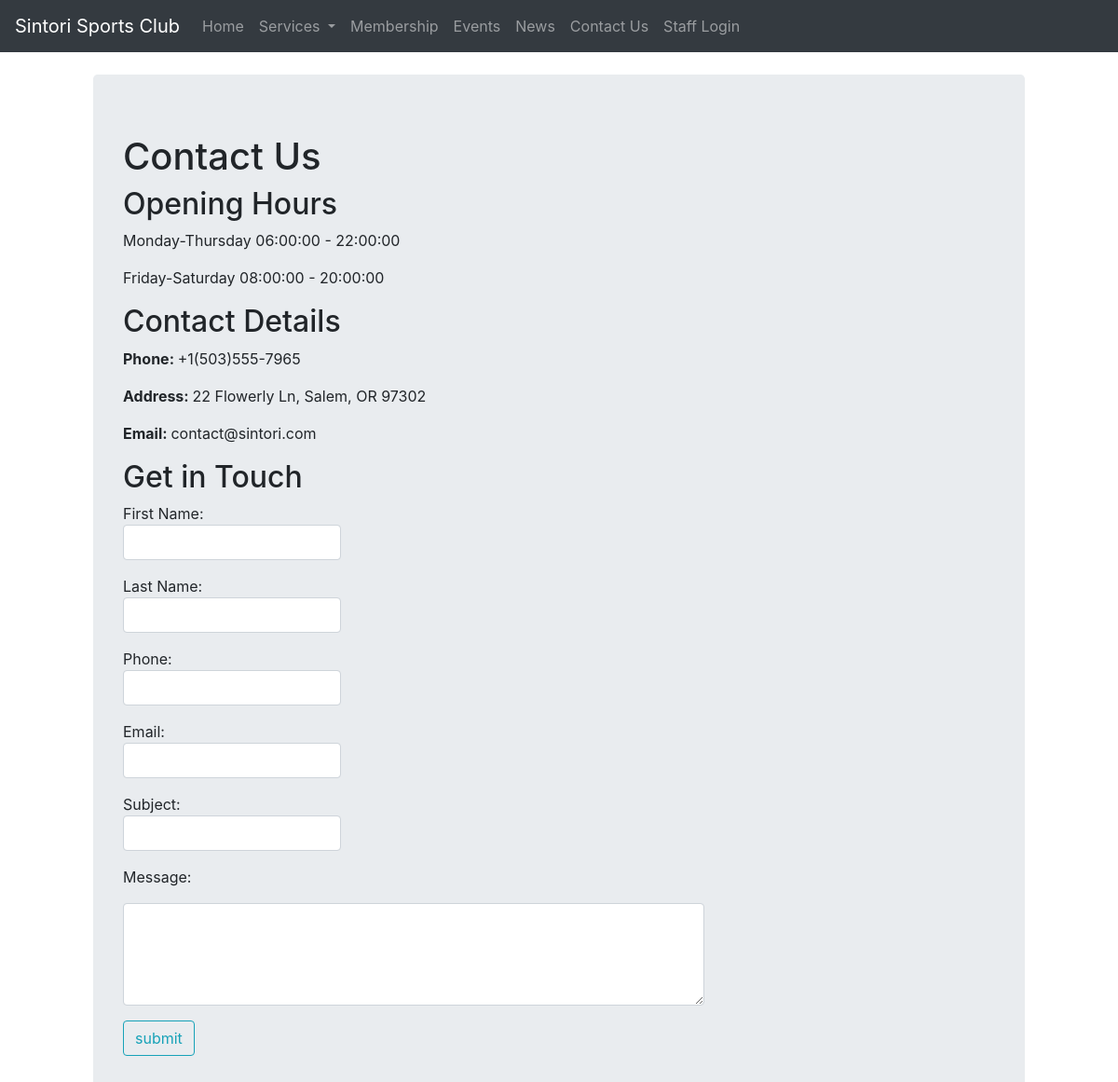
Screenshot of /user_contact.php with the database file from the repository.
### tables this page shows
CREATE TABLE `location` (
  `locationID` mediumint(8) UNSIGNED NOT NULL,
  `phone` varchar(20) NOT NULL,
  `address` varchar(100) NOT NULL,
  `email` varchar(30) NOT NULL,
  `mon_thurs_open` time NOT NULL,
  `mon_thurs_close` time NOT NULL,
  `fri_sat_open` time NOT NULL,
  `fri_sat_close` time NOT NULL
);

### user_contact.php (the view, shortened to what this page needs)
<!doctype html>
<html>
<head>
	<link rel="stylesheet" type="text/css" href="style.css">
</head>
<body>
	<?php include ('nav.inc.php');
	$fname="";
	$lname="";
	$phone="";
	$email="";
	$subject="";
	$message="";
	require ('connectDB.php');
	$q = "SELECT * FROM location";
	$r = @mysqli_query($dbc, $q);
	$row=mysqli_fetch_array($r);
	$mt_open=$row['mon_thurs_open'];
	$mt_close=$row['mon_thurs_close'];
	$fs_open=$row['fri_sat_open'];
	$fs_close=$row['fri_sat_close'];
	$Lphone=$row['phone'];
	$Lemail=$row['email'];
	$Laddress=$row['address'];
	echo "<div class='jumbotron'><h1>Contact Us</h1>";
	echo "<h2>Opening Hours</h2>";
	echo "<p>Monday-Thursday $mt_open - $mt_close</p>";
	echo "<p>Friday-Saturday $fs_open - $fs_close</p>";
	echo "<h2>Contact Details</h2>";
	echo "<p><b>Phone: </b>$Lphone</p>
				<p><b>Address: </b>$Laddress</p>
				<p><b>Email: </b>$Lemail</p>";
	if($_SERVER['REQUEST_METHOD'] == 'POST'){
		$errors=array();
		if(empty($_POST['fname'])){
			array_push($errors, "Please enter the your first name.");
		}
		else{
			$fname=htmlspecialchars(trim($_POST['fname']));
		}
		if(empty($_POST['lname'])){
			array_push($errors, "Please enter the your last name.");
		}
		else{
			$lname=htmlspecialchars(trim($_POST['lname']));
		}
		if(empty($_POST['phone'])){
			array_push($errors, "Please enter the your contact number.");
		}
		else{
			$phone=htmlspecialchars(trim($_POST['phone']));
		}
		if(empty($_POST['email'])){
			array_push($errors, "Please enter the your contact email.");
		}
		else{
			$email=htmlspecialchars(trim($_POST['email']));
		}
		if(empty($_POST['subject'])){
			array_push($errors, "Please enter the subject of your enquiry.");
		}
		else{
			$subject=htmlspecialchars(trim($_POST['subject']));
		}
		if(empty($_POST['message'])){
			array_push($errors, "Please record your enquiry.");
		}
		else{
			$message=htmlspecialchars(trim($_POST['message']));
		}
		$fname = mysqli_real_escape_string($dbc, trim($fname));
		$lname = mysqli_real_escape_string($dbc, trim($lname));
		$phone = mysqli_real_escape_string($dbc, trim($phone));
		$email = mysqli_real_escape_string($dbc, trim($email));
		$subject = mysqli_real_escape_string($dbc, trim($subject));
		$message = mysqli_real_escape_string($dbc, trim($message));
		if(empty($errors)){
			$msg=wordwrap($message,70);
			$header="From: $email";
			mail($Lemail, $subject, $msg, $header);
			$q = "INSERT INTO nonmember (fname, lname, email, phone) VALUES ('$fname', '$lname', '$email', '$phone')";
			$r = @mysqli_query($dbc, $q);
			$nmID = mysqli_insert_id($dbc);
			if($r){
				$q = "INSERT INTO enquiry (subject, enquiryComment, nonmemberID) VALUES ('$subject', '$message', '$nmID')";
				$r = @mysqli_query($dbc, $q);
				if($r){
					echo "<h2>Enquiry Sent</h2>
					<p>Thank you for sending in your enquiry. We will get back to you soon.</p>";
				} else{
					echo '<h2>System Error</h2>
					<p class="error">Your enquiry could not be submitted due to system error. We apologize for any inconvenience.</p>';
				}
			} else{
				echo '<h2>System Error</h2>
				<p class="error">Your enquiry could not be submitted due to system error. We apologize for any inconvenience.</p>';
			}
		} else{
			foreach($errors as $error){
				echo "<font color=\"red\">ERROR: $error </font><br/>";
			}
		}
	} else{
		echo "<h2>Get in Touch</h2>";
		echo "<form action='user_contact.php' method='post' id='enquiry'>
		<p>First Name: <input class='col-3 form-control' type='text' name='fname' value='$fname' /></p>
		<p>Last Name: <input class='col-3 form-control' type='text' name='lname' value='$lname' /></p>
		<p>Phone: <input class='col-3 form-control' type='text' name='phone' value='$phone' /></p>
		<p>Email: <input class='col-3 form-control' type='email' name='email' value='$email' /></p>
		<p>Subject: <input class='col-3 form-control' type='text' name='subject' value='$subject' /></p>
		<p>Message: </p>
    <p><textarea class='col-8 form-control' name='message' form='enquiry' rows='4' cols='40'>$message</textarea></p>
		<p><input class='btn btn-outline-info' type='submit' name='Submit' value='submit' /></p></div>";
	}
	exit();
?>

### style.css (style rules this page uses)
body { padding-top: 80px; padding-left: 100px; padding-right: 100px; background-color: lightblue; }

### rows the page displays
location: mon_thurs_open "06:00:00", mon_thurs_close "22:00:00", fri_sat_open "08:00:00", fri_sat_close "20:00:00", phone "+1(503)555-7965", address "22 Flowerly Ln, Salem, OR 97302", email "contact@sintori.com"
